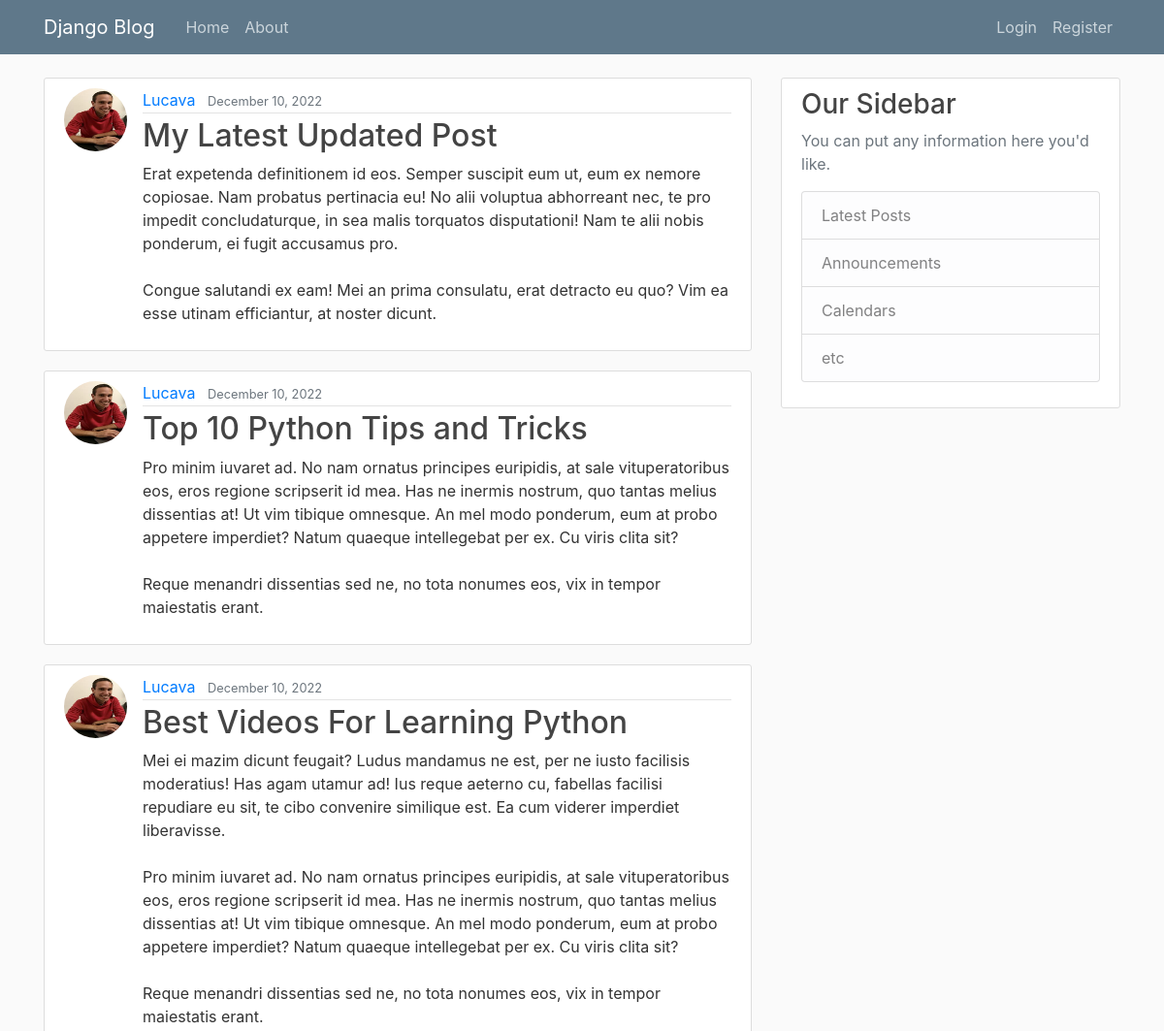
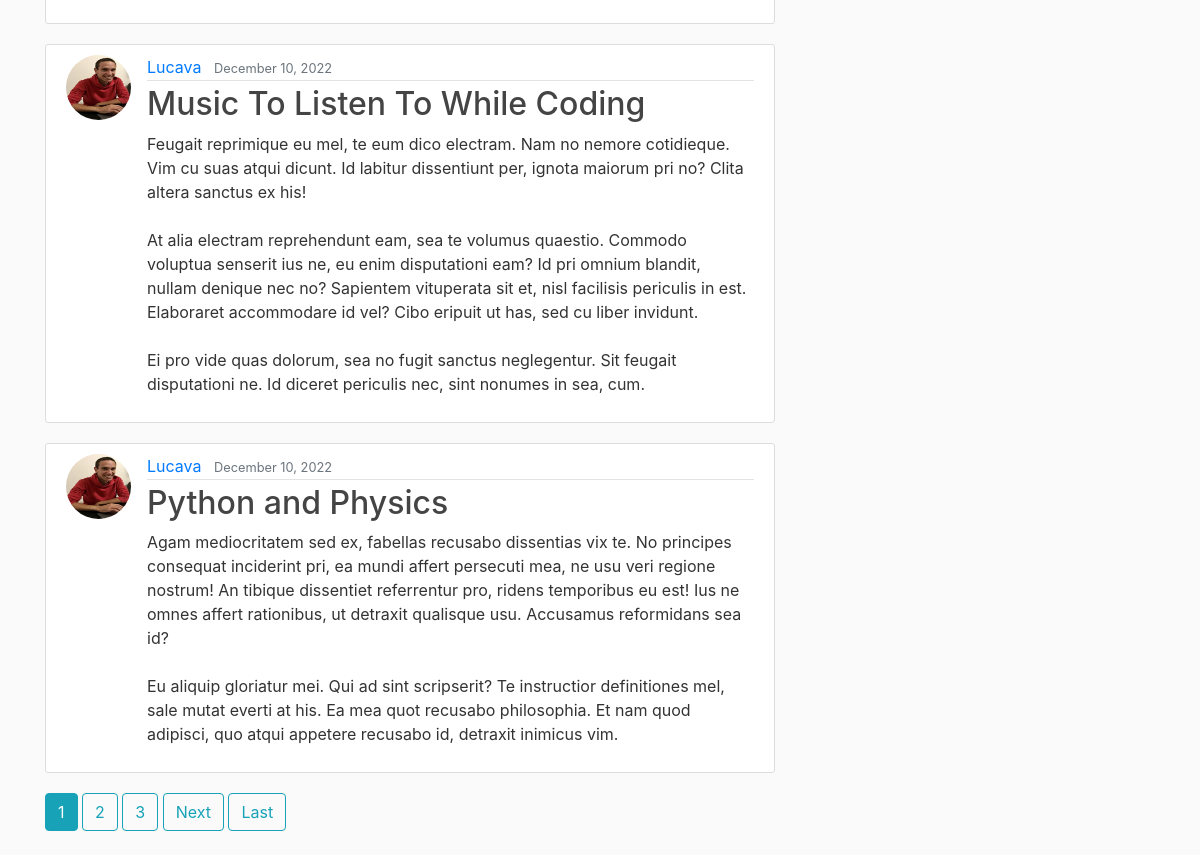
The page /user/Lucava on the database its author committed (2 pictures, top to bottom).
### blog/models.py (models this page shows, shortened)
class Posts(models.Model):
    title = models.CharField(max_length=100)
    content = models.TextField()
    date_posted = models.DateTimeField(default=timezone.now)
    author = models.ForeignKey(User, on_delete=models.CASCADE)

### users/models.py (models this page shows, shortened)
class Profile(models.Model):
    user = models.OneToOneField(User, on_delete=models.CASCADE)
    image = models.ImageField(default="default.jpeg", upload_to="default_pics")

### blog/views.py (the view)
# urls.py: path("user/<str:username>", UserPostListView.as_view(), name= "user-posts"),
class UserPostListView(ListView):
    model = Posts
    template_name = "blog/home.html"
    context_object_name = "bposts"
    ordering = ["-date_posted"]
    paginate_by = 5
    def get_queryset(self):
        user = get_object_or_404(User, username=self.kwargs.get("username"))
        return Posts.objects.filter(author=user).order_by("-date_posted")

### blog/templates/blog/home.html (shortened to what this page needs)
{% extends "blog/base.html" %}
{% block content %}
  {% for post in bposts %}
    <article class="media content-section">
        <img class="rounded-circle article-img" src="{{ post.author.profile.image.url }}">
        <div class="media-body">
          <div class="article-metadata">
            <a class="mr-2" href="{% url "user-posts" post.author.username %}" >{{ post.author }}</a>
            <small class="text-muted">{{ post.date_posted|date:"F d, Y" }}</small>
          </div>
          <h2><a class="article-title" href="{% url 'post-detail' post.id %}">{{ post.title }}</a></h2>
          <p class="article-content">{{ post.content }}</p>
        </div>
    </article>
    {% endfor %}
     {% if is_paginated %}
      {% for num in page_obj.paginator.page_range %}
        {% if page_obj.number == num %}
          <a class="btn btn-info mb-4" href="?page={{ num }}">{{ num }}</a>
        {% elif num > page_obj.number|add:'-3' and num < page_obj.number|add:'3' %}
          <a class="btn btn-outline-info mb-4" href="?page={{ num }}">{{ num }}</a>
        {% endif %}
      {% endfor %}
      {% if page_obj.has_next %}
        <a class="btn btn-outline-info mb-4" href="?page={{ page_obj.next_page_number }}">Next</a>
        <a class="btn btn-outline-info mb-4" href="?page={{ page_obj.paginator.num_pages }}">Last</a>
      {% endif %}
    {% endif %}
{% endblock content %}

### blog/templates/blog/base.html (shortened to what this page needs)
{% load static %}
<!DOCTYPE html>
<html>
<head>
    <link rel="stylesheet" href="https://maxcdn.bootstrapcdn.com/bootstrap/4.0.0/css/bootstrap.min.css">
    <link rel="stylesheet" type="text/css" href="{% static 'blog/main.css' %}">
</head>
<body>
    <header class="site-header">
      <nav class="navbar navbar-expand-md navbar-dark bg-steel fixed-top">
        <div class="container">
          <a class="navbar-brand mr-4" href="{% url 'blog-home' %}">Django Blog</a>
          <div class="collapse navbar-collapse" id="navbarToggle">
            <div class="navbar-nav mr-auto">
              <a class="nav-item nav-link" href="{% url 'blog-home' %}">Home</a>
              <a class="nav-item nav-link" href="{% url 'blog-about' %}">About</a>
            </div>
            <div class="navbar-nav">
              {% if user.is_authenticated %}
              <a class="nav-item nav-link" href="{% url 'post-create' %}">New Post</a>
              <a class="nav-item nav-link" href="{% url 'profile' %}">profile</a>
              <a class="nav-item nav-link" href="{% url 'logout' %}">Logout</a>
              {% else %}
              <a class="nav-item nav-link" href="{% url 'login' %}">Login</a>
              <a class="nav-item nav-link" href="{% url 'register' %}">Register</a>
              {% endif %}
            </div>
          </div>
        </div>
      </nav>
    </header>
    <main role="main" class="container">
      <div class="row">
        <div class="col-md-8">
          {% block content %}{% endblock %}
        </div>
        <div class="col-md-4">
          <div class="content-section">
            <h3>Our Sidebar</h3>
            <p class='text-muted'>You can put any information here you'd like.
              <ul class="list-group">
                <li class="list-group-item list-group-item-light">Latest Posts</li>
                <li class="list-group-item list-group-item-light">Announcements</li>
                <li class="list-group-item list-group-item-light">Calendars</li>
                <li class="list-group-item list-group-item-light">etc</li>
              </ul>
            </p>
          </div>
        </div>
      </div>
    </main>
</body>
</html>

### blog/static/blog/main.css (style rules this page uses)
body { background: #fafafa; color: #333333; margin-top: 5rem; }
h1, h2, h3, h4, h5, h6 { color: #444444; }
ul { margin: 0; }
.bg-steel { background-color: #5f788a; }
.site-header .navbar-nav .nav-link { color: #cbd5db; }
.content-section { background: #ffffff; padding: 10px 20px; border: 1px solid #dddddd; border-radius: 3px; margin-bottom: 20px; }
.article-title { color: #444444; }
.article-content { white-space: pre-line; }
.article-img { height: 65px; width: 65px; margin-right: 16px; }
.article-metadata { padding-bottom: 1px; margin-bottom: 4px; border-bottom: 1px solid #e3e3e3 }

### rows shown on the page
Posts: author.profile.image (picture), author "Lucava", date_posted "December 10, 2022", title "My Latest Updated Post", content "Erat expetenda definitionem id eos. Semper suscipit eum ut, eum ex nemore copiosae. Nam probatus pertinacia eu! No alii voluptua abhorreant nec, te pro impedit concludaturque, in sea malis torquatos disputationi! Nam te alii nobis ponderum, ei fugit accusamus pro. Congue salutandi ex eam! Mei an prima consulatu, erat detracto eu quo? Vim ea esse utinam efficiantur, at noster dicunt."
Posts: author.profile.image (picture), author "Lucava", date_posted "December 10, 2022", title "Top 10 Python Tips and Tricks", content "Pro minim iuvaret ad. No nam ornatus principes euripidis, at sale vituperatoribus eos, eros regione scripserit id mea. Has ne inermis nostrum, quo tantas melius dissentias at! Ut vim tibique omnesque. An mel modo ponderum, eum at probo appetere imperdiet? Natum quaeque intellegebat per ex. Cu viris clita sit? Reque menandri dissentias sed ne, no tota nonumes eos, vix in tempor maiestatis erant."
Posts: author.profile.image (picture), author "Lucava", date_posted "December 10, 2022", title "Best Videos For Learning Python", content "Mei ei mazim dicunt feugait? Ludus mandamus ne est, per ne iusto facilisis moderatius! Has agam utamur ad! Ius reque aeterno cu, fabellas facilisi repudiare eu sit, te cibo convenire similique est. Ea cum viderer imperdiet liberavisse. Pro minim iuvaret ad. No nam ornatus principes euripidis, at sale vituperatoribus eos, eros regione scripserit id mea. Has ne inermis nostrum, quo tantas melius dissentias at! Ut vim tibique omnesque. An mel modo ponderum, eum at probo appetere imperdiet? Natum quaeque intellegebat per ex. Cu viris clita sit? Reque menandri dissentias sed ne, no tota nonumes eos, vix in tempor maiestatis erant."
Posts: author.profile.image (picture), author "Lucava", date_posted "December 10, 2022", title "Music To Listen To While Coding", content "Feugait reprimique eu mel, te eum dico electram. Nam no nemore cotidieque. Vim cu suas atqui dicunt. Id labitur dissentiunt per, ignota maiorum pri no? Clita altera sanctus ex his! At alia electram reprehendunt eam, sea te volumus quaestio. Commodo voluptua senserit ius ne, eu enim disputationi eam? Id pri omnium blandit, nullam denique nec no? Sapientem vituperata sit et, nisl facilisis periculis in est. Elaboraret accommodare id vel? Cibo eripuit ut has, sed cu liber invidunt. Ei pro vide quas dolorum, sea no fugit sanctus neglegentur. Sit feugait disputationi ne. Id diceret periculis nec, sint nonumes in sea, cum."
Posts: author.profile.image (picture), author "Lucava", date_posted "December 10, 2022", title "Python and Physics", content "Agam mediocritatem sed ex, fabellas recusabo dissentias vix te. No principes consequat inciderint pri, ea mundi affert persecuti mea, ne usu veri regione nostrum! An tibique dissentiet referrentur pro, ridens temporibus eu est! Ius ne omnes affert rationibus, ut detraxit qualisque usu. Accusamus reformidans sea id? Eu aliquip gloriatur mei. Qui ad sint scripserit? Te instructior definitiones mel, sale mutat everti at his. Ea mea quot recusabo philosophia. Et nam quod adipisci, quo atqui appetere recusabo id, detraxit inimicus vim."

### other values the page prints
{{ num }} "1"
{{ num }} "2" "3"
